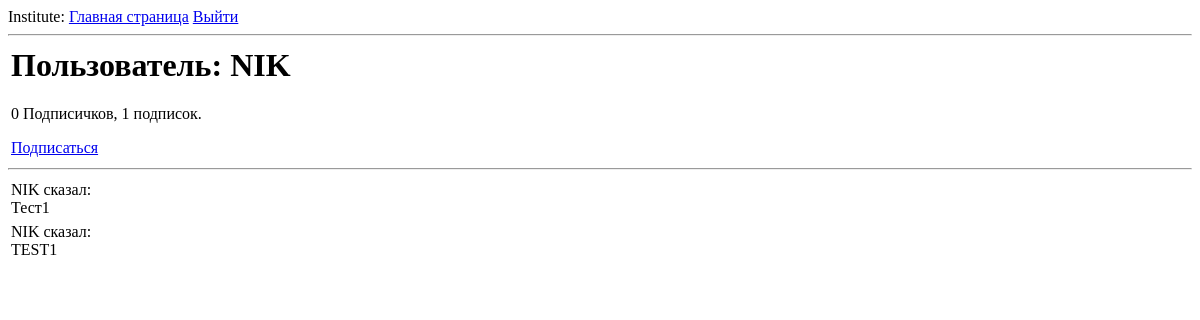
/user/NIK (signed in), run on an earlier commit of the app's database.
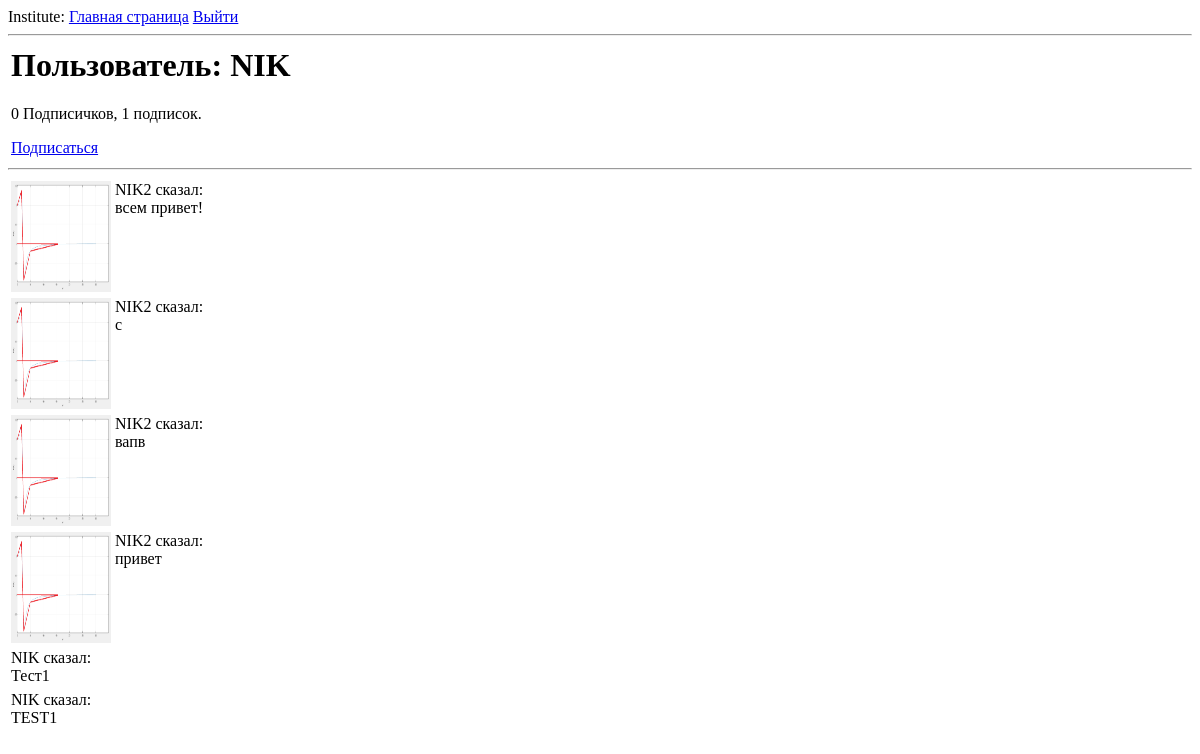
And on a later commit of the database.
### app/models.py (models this page shows, shortened)
class New(db.Model):
	id = db.Column(db.Integer, primary_key=True)
	body = db.Column(db.String(140))
	timestamp = db.Column(db.DateTime, index=True, default=datetime.utcnow)
	user_id = db.Column(db.Integer, db.ForeignKey('user.id'))

class User(UserMixin,db.Model):
	id = db.Column(db.Integer, primary_key=True)
	name = db.Column(db.String(64), index=True, unique=True)
	email = db.Column(db.String(120), index=True, unique=True)
	password_hash = db.Column(db.String(128))
	gender = db.Column(db.String(64), index=True, unique=False)
	news = db.relationship('New', backref='author', lazy='dynamic')
	avatar = db.Column(db.String(120),index=True,unique=False)
	about_me = db.Column(db.String(120))
	last_seen = db.Column(db.DateTime,default = datetime.utcnow)
	followed = db.relationship(
		'User', secondary=followers,
		primaryjoin=(followers.c.follower_id == id),
		secondaryjoin=(followers.c.followed_id == id),
		backref=db.backref('followers', lazy='dynamic'), lazy='dynamic')
	def is_following(self, user):
		return self.followed.filter(
			followers.c.followed_id == user.id).count() > 0
	def followed_posts(self):
		followed =  New.query.join(
			followers, (followers.c.followed_id == New.user_id)).filter(
				followers.c.follower_id == self.id)
		own = New.query.filter_by(user_id =self.id)
		return followed.union(own).order_by(
					New.timestamp.desc())

### app/routes.py (the view)
@app.route('/user/<name>')
@login_required
def user(name):
	user = User.query.filter_by(name=name).first_or_404()
	news = user.followed_posts().all()
	return render_template('user.html', user=user, news=news)

### app/models.py (called while the page is built)
@login.user_loader
def load_user(id):
	return User.query.get(int(id))

### app/routes.py (called while the page is built)
@app.before_request
def before_request():
	if current_user.is_authenticated:
		current_user.last_seen = datetime.utcnow()
		db.session.commit()

### app/templates/user.html (shortened to what this page needs)
{% extends "base.html" %}
{% block content %}
    <table>
        <tr valign="top">
            <td>
                <h1>Пользователь: {{ user.name }}</h1>
                <p>{{ user.followers.count() }} Подписичков, {{ user.followed.count() }} подписок.</p>
                {% if user == current_user %}
                <p><a href="{{ url_for('edit_profile') }}">Отредактируй свой профиль</a></p>
                {% elif not current_user.is_following(user) %}
                <p><a href="{{ url_for('follow', name=user.name) }}">Подписаться</a></p>
                {% else %}
                <p><a href="{{ url_for('unfollow', name=user.name) }}">Отписаться</a></p>
                {% endif %}
            </td>
        </tr>
    </table>
    <hr>
    {% for new in news %}
        {% include '_new.html' %}
    {% endfor %}
{% endblock %}

### app/templates/_new.html
<table>
    <tr valign="top">
        {% if new.author.avatar %}
        <td><img src="{{ new.author.avatar }}" width="100" height="111"></td>
        {% endif %}
         {% if new.author.gender == 'male' %}
        <td>{{ new.author.name }} сказал:<br>{{ new.body }}</td>
         {% else %}
  <td>{{ new.author.name }} сказала: <b>{{ new.body }}</td>
    {% endif %}
    </tr>
</table>

What changed in the data, as far as the page shows it:
added New: author.name "NIK2", body "всем привет!"
added New: author.name "NIK2", body "с"
added New: author.name "NIK2", body "вапв"
added New: author.name "NIK2", body "привет"
